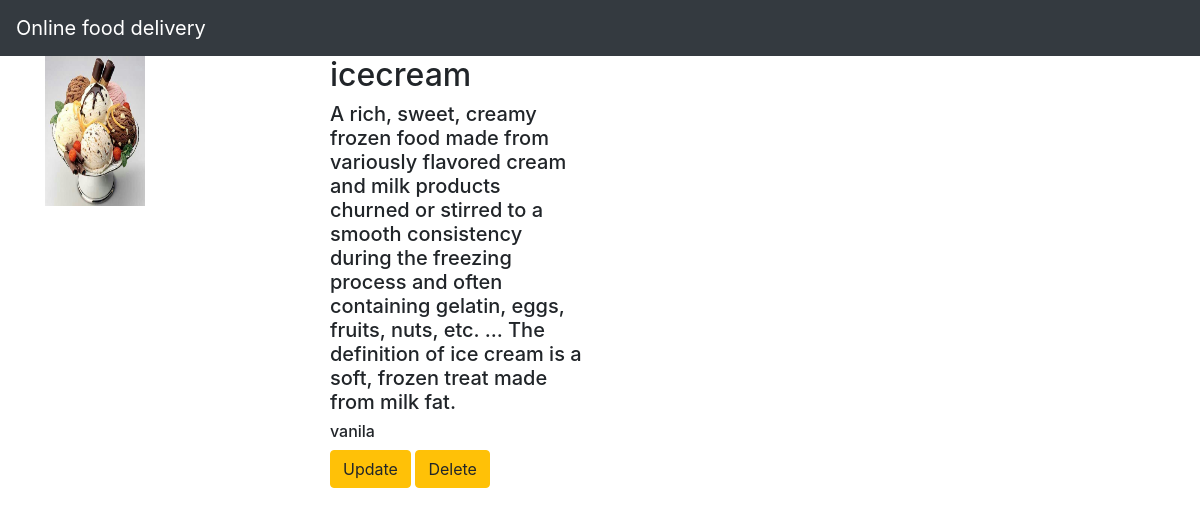
Screenshot of /rest/1/ with the database file from the repository.
### restapp/models.py (models this page shows, shortened)
class Rest(models.Model):
    name = models.CharField(max_length=250)
    desc = models.TextField()
    flavour = models.TextField()
    img = models.ImageField(upload_to='profile_img/')

### restapp/views.py (the view)
# urls.py: path('rest/<int:rest_id>/',views.detail,name='detail'),
def detail(request,rest_id):
    rest=Rest.objects.get(id=rest_id)
    return render(request,"detail.html",{'rest':rest})

### templates/detail.html
{% extends 'base.html' %}
{% block body %}
<div class="container">
    <div class="row">
        <div class="col-md-3">
            <img src="{{rest.img.url}}" width="100" height="150"/>
        </div>
    <div class="col-md-3">
        <h2>{{rest.name}}</h2>
        <h5>{{rest.desc}}</h5>
        <h6>{{rest.flavour}}</h6>
      <a class="btn btn-warning" href="{% url 'restapp:update' rest.id %}">Update</a>
      <a class="btn btn-warning" href="{% url 'restapp:delete' rest.id %}">Delete</a>
     </div>
   </div>
</div>
{% endblock %}

### static/style.css (style rules this page uses)
body { background-color:white; }

### rows the page displays
Rest: img (picture), name "icecream", desc "A rich, sweet, creamy frozen food made from variously flavored cream and milk products churned or stirred to a smooth consistency during the freezing process and often containing gelatin, eggs, fruits, nuts, etc. ... The definition of ice cream is a soft, frozen treat made from milk fat.", flavour "vanila"
